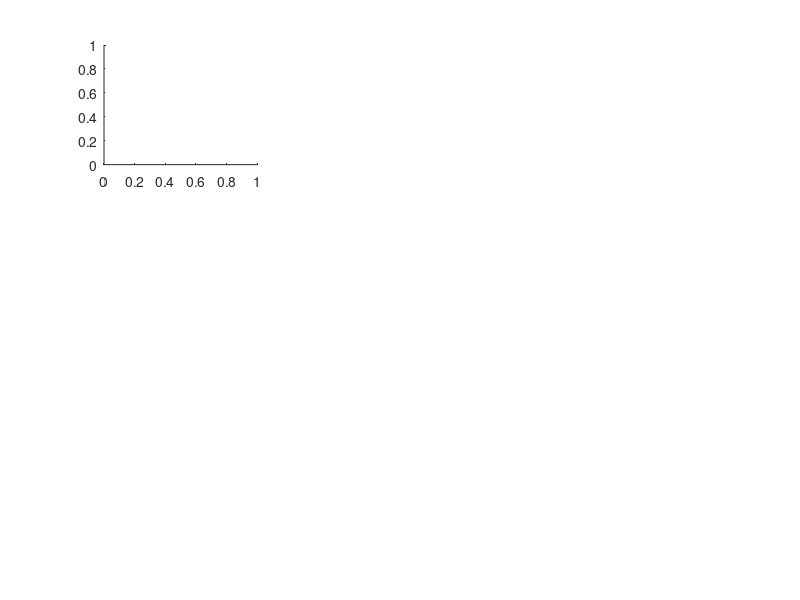

MATLAB code to generate this figure: (Note: this script raises an error after producing the figure.)
clc;
clear all; 
load BETA_All_PT.mat;  % n_channel, 2 n_harm, n_event, n_sub

i_sub = 1; % choose a subject
event_list = [2,3,4,17,18,19,37,38,39]; % choose some events
fre_list = [8.2,8.4,8.6,11.2,11.4,11.6,15.2,15.4,15.6];

n_event = size(event_list,2);

data = squeeze(All_PT(:,:,event_list,i_sub));

figure(1),
set(gcf,'Position',[0,0,500,400]);
for i=1:1:n_event
    subplot(3,3,i);
    % draw heatmap
    dat = data(:,:,i);
    dat1 = dat/max(max(dat))
    h=heatmap(dat1,'Colormap',jet,'ColorLimits',[-1 1],'Title',[num2str(fre_list(i)),'Hz']) ; 
    h.FontSize = 10;
    h.FontName = 'Arial';
    h.ColorbarVisible = 'off';    
    ax = gca;
    ax.XDisplayLabels = nan(size(ax.XDisplayData));
    ax.YDisplayLabels = nan(size(ax.YDisplayData));
    if i == 1 || i == 4  || i == 7 
        h.YLabel = 'Nc';
    end
    if i == 7 || i == 8  || i == 9 
        h.XLabel = '2Nh';
    end
    if i == 3 || i == 6  || i == 9 
       h.ColorbarVisible = 'on';
    end
end
